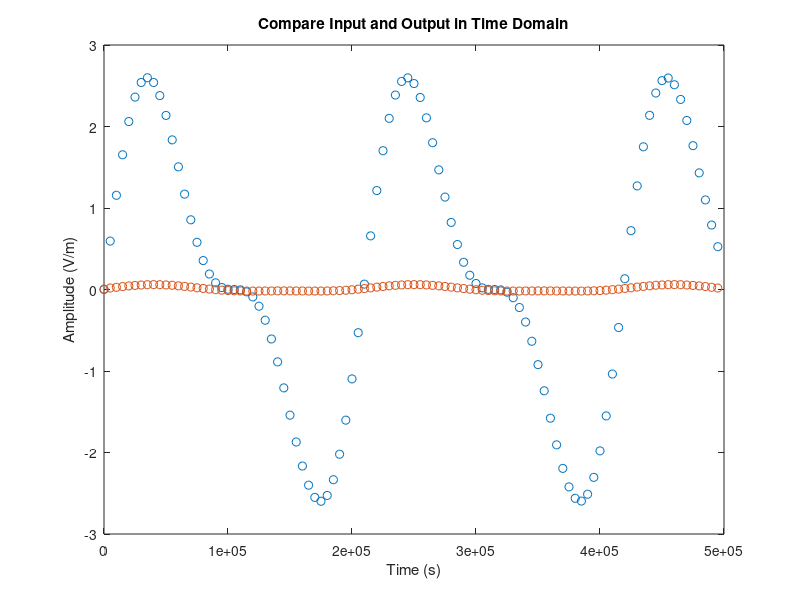
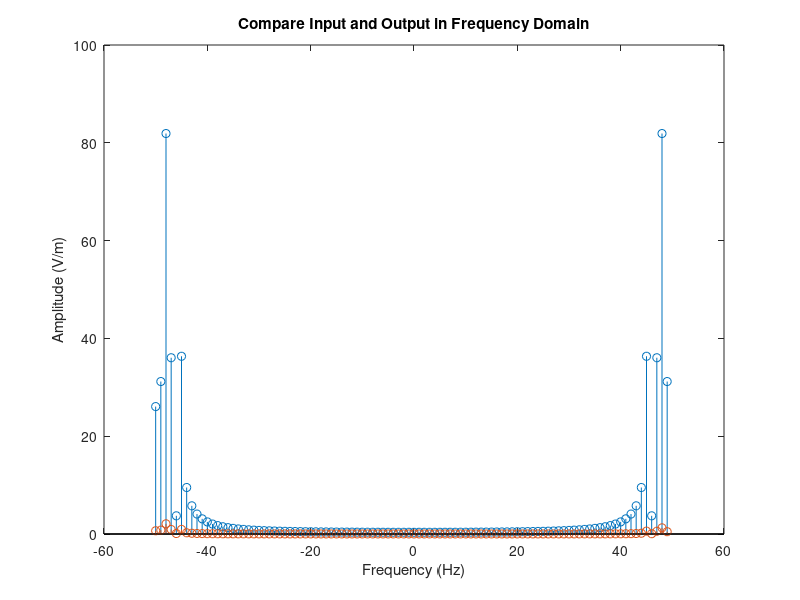
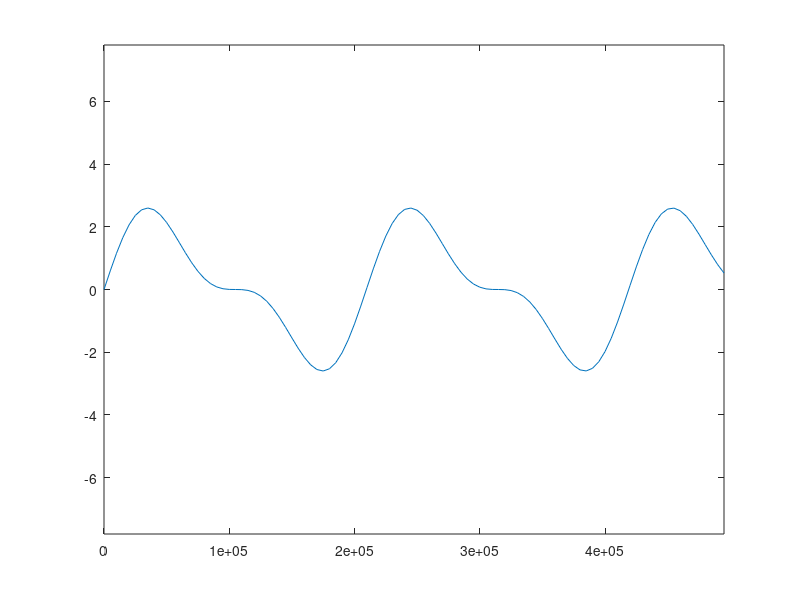

Recreate these plots in MATLAB, in order. (Note: this script raises an error after producing the figures.)
function make_gif()

input_signal = csvread('input_signal.csv');
zI = input_signal(1,:);
tI = input_signal(2,:);
f_tI = input_signal(3,:);
disp(f_tI)

FT_input_signal = csvread('FT_input_signal.csv');
kI = FT_input_signal(1,:);
f_kI = FT_input_signal(2,:);

FT_output_signal = csvread('FT_output_signal.csv');
kO = FT_output_signal(1,:);
f_kO = FT_output_signal(2,:);
kappa = FT_output_signal(3,:);

output_signal = csvread('radio_output.csv');
zO = output_signal(1,:);
tO = output_signal(2,:);
f_tO = output_signal(3,:);

% Useful extracted variables
maxZ = max(zI);
minAmp = min([min(f_tI),min(f_tO)]);
maxAmp = max([max(f_tI),max(f_tO)]);

% Plotting
figure(1)
plot(zI, f_tI, 'o', zO, f_tO, 'o')
title('Compare Input and Output in Time Domain')
xlabel('Time (s)')
ylabel('Amplitude (V/m)')
hold on

figure(2)
stem(kI, abs(f_kI))
hold on
stem(kO, abs(f_kO))
title('Compare Input and Output in Frequency Domain')
xlabel('Frequency (Hz)')
ylabel('Amplitude (V/m)')


% Plot the first frame:
t = exp(-kappa.*zI);

figure(3)
input = plot(zI,f_tI*t(1));
axis([0,maxZ,minAmp*3, maxAmp*3])

gif('results.gif','DelayTime',2,'frame',gcf)

for k = 2:length(f_tI)
   set(input,'Ydata',f_tI*t(k))
   gif
end

end